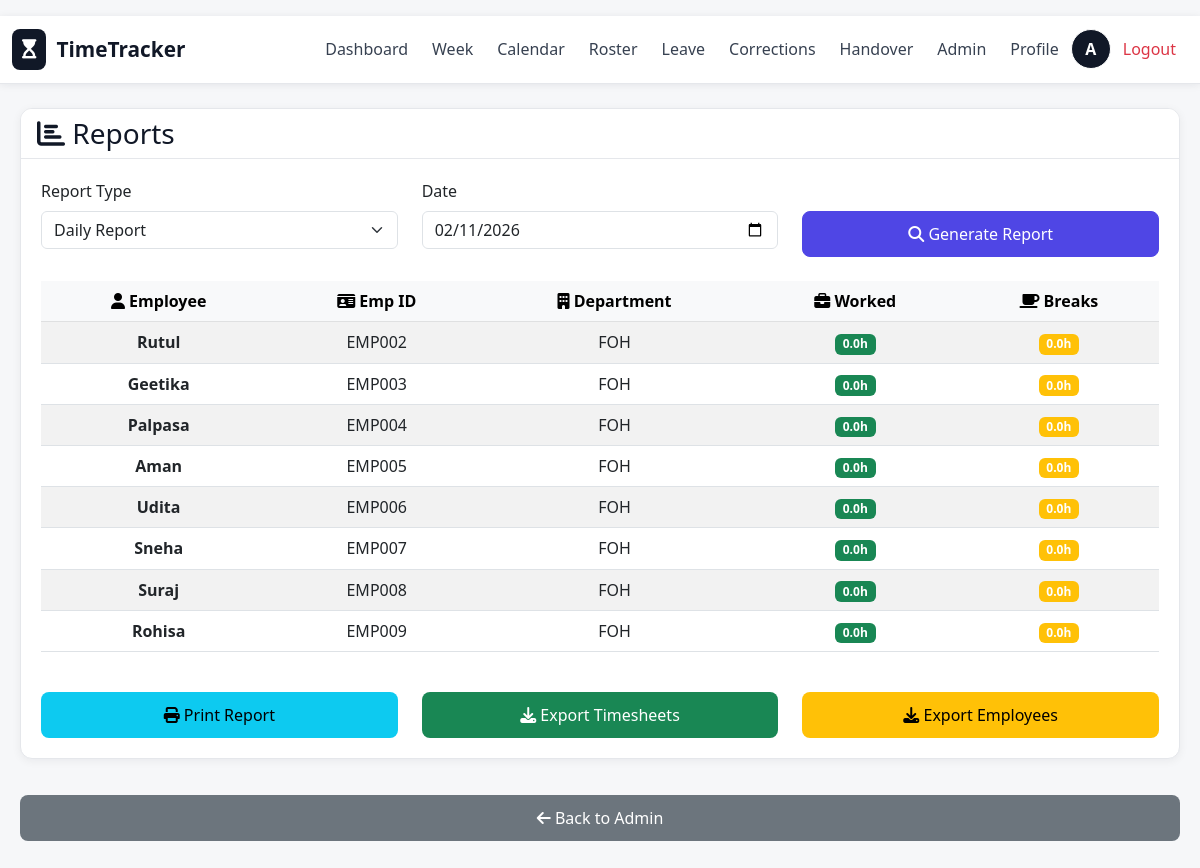
Screenshot of /reports (signed in) with the database file from the repository.
### app.py (models this page shows)
class User(UserMixin, db.Model):
    id = db.Column(db.Integer, primary_key=True)
    name = db.Column(db.String(100), unique=True, nullable=False)
    email = db.Column(db.String(100), unique=True)
    password = db.Column(db.String(200), nullable=False)
    employee_id = db.Column(db.String(50), unique=True)
    department = db.Column(db.String(100))
    role = db.Column(db.String(20), default='employee')  # 'employee' or 'admin'
    phone = db.Column(db.String(30))
    profile_pic = db.Column(db.String(200), default='default.png')
    is_active = db.Column(db.Boolean, default=True)
    is_admin = db.Column(db.Boolean, default=False)
    is_staff = db.Column(db.Boolean, default=True)
    position = db.Column(db.String(100))
    visa_type = db.Column(db.String(50))
    weekly_hour_limit = db.Column(db.Float)
    created_at = db.Column(db.DateTime, default=datetime.now)
    last_login = db.Column(db.DateTime)

### app.py (the view, shortened to what this page needs)
@app.route("/reports")
@login_required
def reports():
    if current_user.role != 'admin' and not current_user.is_admin:
        flash("❌ Access denied", "danger")
        return redirect("/dashboard")
    report_type = request.args.get('type', 'daily')
    selected_date = request.args.get('date', date.today().isoformat())
    selected_date_obj = datetime.strptime(selected_date, '%Y-%m-%d').date()
    employees = User.query.filter_by(role='employee', is_active=True).all()
    report_data = []
    for employee in employees:
        if report_type == 'daily':
            entries = TimeEntry.query.filter_by(user_id=employee.id, day=selected_date_obj).all()
        total_work = 0
        total_break = 0
        for entry in entries:
            if entry.clock_in:
                breaks = minutes(entry.lunch_start, entry.lunch_end) + minutes(entry.dinner_start, entry.dinner_end)
                work = minutes(entry.clock_in, entry.clock_out) - breaks
                if work > 0:
                    total_work += work
                total_break += breaks
        report_data.append({
            'name': employee.name,
            'dept': employee.department,
            'work_hours': f"{total_work/60:.1f}",
            'break_hours': f"{total_break/60:.1f}",
            'emp_id': employee.employee_id
        })
    return render_template("reports.html",
        report_type=report_type,
        selected_date=selected_date,
        report_data=report_data
    )

### app.py (called while the page is built)
@login_manager.user_loader
def load_user(user_id):
    return User.query.get(int(user_id))

@app.before_request
def prepare_schema():
    if not app.config.get("SCHEMA_READY"):
        ensure_schema()
        app.config["SCHEMA_READY"] = True

### templates/reports.html (shortened to what this page needs)
{% extends "base.html" %}
{% block content %}
<div class="card">
  <div class="card-header">
    <h3 class="mb-0"><i class="fas fa-chart-bar"></i> Reports</h3>
  </div>
  <div class="card-body">
    <form method="get" class="mb-4">
      <div class="row">
        <div class="col-md-4">
          <label class="form-label">Report Type</label>
          <select name="type" class="form-select">
            <option value="daily" {% if report_type == 'daily' %}selected{% endif %}>Daily Report</option>
          </select>
        </div>
        <div class="col-md-4">
          <label class="form-label">
            {% if report_type == 'daily' %}Date{% else %}Week Starting{% endif %}
          </label>
          <input type="date" name="date" class="form-control" value="{{ selected_date }}" required>
        </div>
        <div class="col-md-4">
          <label class="form-label">&nbsp;</label>
          <button type="submit" class="btn btn-primary w-100">
            <i class="fas fa-search"></i> Generate Report
          </button>
        </div>
      </div>
    </form>
    <div class="table-responsive">
      <table class="table table-striped">
        <thead class="table-light">
          <tr>
            <th><i class="fas fa-user"></i> Employee</th>
            <th><i class="fas fa-id-card"></i> Emp ID</th>
            <th><i class="fas fa-building"></i> Department</th>
            <th><i class="fas fa-briefcase"></i> Worked</th>
            <th><i class="fas fa-coffee"></i> Breaks</th>
          </tr>
        </thead>
        <tbody>
          {% for row in report_data %}
            <tr>
              <td><strong>{{ row.name }}</strong></td>
              <td>{{ row.emp_id }}</td>
              <td>{{ row.dept }}</td>
              <td><span class="badge bg-success">{{ row.work_hours }}h</span></td>
              <td><span class="badge bg-warning">{{ row.break_hours }}h</span></td>
            </tr>
          {% endfor %}
        </tbody>
      </table>
    </div>
    <div class="row mt-4">
      <div class="col-md-4">
        <button class="btn btn-info w-100" onclick="window.print()">
          <i class="fas fa-print"></i> Print Report
        </button>
      </div>
      <div class="col-md-4">
        <a href="/export-csv?type=timesheets&date={{ selected_date }}" class="btn btn-success w-100">
          <i class="fas fa-download"></i> Export Timesheets
        </a>
      </div>
      <div class="col-md-4">
        <a href="/export-csv?type=employees" class="btn btn-warning w-100">
          <i class="fas fa-download"></i> Export Employees
        </a>
      </div>
    </div>
  </div>
</div>
<a href="/admin" class="btn btn-secondary w-100 mt-3">
  <i class="fas fa-arrow-left"></i> Back to Admin
</a>
{% endblock %}

### templates/base.html (shortened to what this page needs)
<!doctype html>
<html>
<head>
  <link href="https://cdn.jsdelivr.net/npm/bootstrap@5.3.0/dist/css/bootstrap.min.css" rel="stylesheet">
  <link rel="stylesheet" href="https://cdnjs.cloudflare.com/ajax/libs/font-awesome/6.4.0/css/all.min.css">
</head>
<body>
  <nav class="navbar navbar-expand-lg navbar-light mb-4">
    <div class="container-fluid" style="max-width: 1200px; margin: 0 auto;">
      <a class="navbar-brand" href="/dashboard">
        <span class="logo-icon"><i class="fas fa-hourglass-start"></i></span>
        <span>TimeTracker</span>
      </a>
      <div class="collapse navbar-collapse" id="navbarNav">
        <ul class="navbar-nav ms-auto align-items-center">
          {% if current_user.is_authenticated %}
            <li class="nav-item">
              <a class="nav-link" href="/dashboard">Dashboard</a>
            </li>
            <li class="nav-item">
              <a class="nav-link" href="/week">Week</a>
            </li>
            <li class="nav-item">
              <a class="nav-link" href="/calendar">Calendar</a>
            </li>
            <li class="nav-item">
              <a class="nav-link" href="/roster">Roster</a>
            </li>
            <li class="nav-item">
              <a class="nav-link" href="/leave-request">Leave</a>
            </li>
            <li class="nav-item">
              <a class="nav-link" href="/request-correction">Corrections</a>
            </li>
            <li class="nav-item">
              <a class="nav-link" href="/handover">Handover</a>
            </li>
            {% if current_user.role == 'admin' or current_user.is_admin %}
              <li class="nav-item">
                <a class="nav-link" href="/admin">Admin</a>
              </li>
            {% endif %}
            <li class="nav-item">
              <a class="nav-link" href="/settings">Profile</a>
            </li>
            <li class="nav-item">
              <div class="avatar" style="cursor: pointer;" title="{{ current_user.name }}">
                {{ (current_user.name or 'U')[0].upper() }}
              </div>
            </li>
            <li class="nav-item">
              <a class="nav-link text-danger" href="/logout">Logout</a>
            </li>
          {% endif %}
        </ul>
      </div>
    </div>
  </nav>
  <div class="container-fluid" style="max-width: 1200px; margin: 0 auto; padding: 0 20px;">
    {% block content %}{% endblock %}
  </div>
</body>
</html>

### templates/base.html (style rules this page uses)
:root { --primary: #4f46e5; --success: #10b981; --danger: #ef4444; --warning: #f59e0b; --info: #06b6d4; --bg: #f6f7f9; --card: #ffffff; --border: #e5e7eb; --text: #111827; --muted: #6b7280; }
a, button, .btn, .card, .nav-link, .form-control, .form-select { transition: all 0.2s ease; }
body { background: var(--bg); min-height: 100vh; color: var(--text); font-family: 'Segoe UI', Tahoma, Geneva, Verdana, sans-serif; padding: 16px 0 32px; -webkit-font-smoothing: antialiased; -moz-osx-font-smoothing: grayscale; }
.navbar { background: #ffffff !important; box-shadow: 0 1px 8px rgba(17, 24, 39, 0.08); border-bottom: 1px solid var(--border); }
.navbar-brand { font-weight: 700; font-size: 1.3rem; color: var(--text); display: flex; align-items: center; gap: 10px; }
.navbar-nav .nav-link { border-radius: 10px; padding: 8px 12px; margin: 2px 4px; color: #374151; font-weight: 500; }
.logo-icon { font-size: 1.2rem; background: #111827; padding: 6px 10px; border-radius: 8px; color: white; }
.card { border: 1px solid var(--border); border-radius: 12px; box-shadow: 0 2px 10px rgba(17, 24, 39, 0.06); margin-bottom: 20px; overflow: hidden; background: var(--card); }
.card-body { padding: 20px; }
.avatar { width: 40px; height: 40px; border-radius: 50%; display: flex; align-items: center; justify-content: center; font-weight: 600; color: white; font-size: 16px; background: #111827; border: 1px solid #ffffff; }
.card-header { background: #ffffff; color: var(--text); border-bottom: 1px solid var(--border); border-radius: 12px 12px 0 0; font-weight: 600; }
.btn { border-radius: 8px; padding: 10px 14px; font-weight: 500; border: 1px solid transparent; }
.btn-primary { background: var(--primary); border-color: var(--primary); }
table { border-collapse: collapse; }
table thead { background: #f3f4f6; color: var(--text); }
table td, table th { padding: 12px; text-align: center; }
.navbar { background: #ffffff; box-shadow: 0 1px 8px rgba(17, 24, 39, 0.08); }

### rows the page displays
User: name "A"
User: name "Rutul", emp_id "EMP002", dept "FOH", work_hours "0.0", break_hours "0.0"
User: name "Geetika", emp_id "EMP003", dept "FOH", work_hours "0.0", break_hours "0.0"
User: name "Palpasa", emp_id "EMP004", dept "FOH", work_hours "0.0", break_hours "0.0"
User: name "Aman", emp_id "EMP005", dept "FOH", work_hours "0.0", break_hours "0.0"
User: name "Udita", emp_id "EMP006", dept "FOH", work_hours "0.0", break_hours "0.0"
User: name "Sneha", emp_id "EMP007", dept "FOH", work_hours "0.0", break_hours "0.0"
User: name "Suraj", emp_id "EMP008", dept "FOH", work_hours "0.0", break_hours "0.0"
User: name "Rohisa", emp_id "EMP009", dept "FOH", work_hours "0.0", break_hours "0.0"
